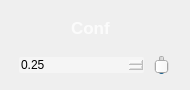
                 <widget class="QFrame" name="Conf_QF">
                  <property name="minimumSize">
                   <size>
                    <width>190</width>
                    <height>90</height>
                   </size>
                  </property>
                  <property name="maximumSize">
                   <size>
                    <width>190</width>
                    <height>90</height>
                   </size>
                  </property>
                  <property name="styleSheet">
                   <string notr="true">QFrame#Conf_QF{
border:2px solid rgba(255, 255, 255, 70);
border-radius:15px;
}</string>
                  </property>
                  <layout class="QVBoxLayout" name="verticalLayout_18">
                   <item>
                    <widget class="QPushButton" name="ToggleBotton_3">
                     <property name="sizePolicy">
                      <sizepolicy hsizetype="Expanding" vsizetype="Fixed">
                       <horstretch>0</horstretch>
                       <verstretch>0</verstretch>
                      </sizepolicy>
                     </property>
                     <property name="minimumSize">
                      <size>
                       <width>0</width>
                       <height>30</height>
                      </size>
                     </property>
                     <property name="maximumSize">
                      <size>
                       <width>16777215</width>
                       <height>30</height>
                      </size>
                     </property>
                     <property name="font">
                      <font>
                       <family>Nirmala UI</family>
                       <pointsize>13</pointsize>
                       <italic>false</italic>
                       <bold>true</bold>
                      </font>
                     </property>
                     <property name="cursor">
                      <cursorShape>ArrowCursor</cursorShape>
                     </property>
                     <property name="mouseTracking">
                      <bool>true</bool>
                     </property>
                     <property name="focusPolicy">
                      <enum>Qt::FocusPolicy::NoFocus</enum>
                     </property>
                     <property name="contextMenuPolicy">
                      <enum>Qt::ContextMenuPolicy::NoContextMenu</enum>
                     </property>
                     <property name="layoutDirection">
                      <enum>Qt::LayoutDirection::LeftToRight</enum>
                     </property>
                     <property name="autoFillBackground">
                      <bool>false</bool>
                     </property>
                     <property name="styleSheet">
                      <string notr="true">QPushButton{
background-image: url(:/all/img/conf.png);
background-repeat: no-repeat;
background-position: left center;
border: none;
border-left: 20px solid transparent;

text-align: left;
padding-left: 40px;
padding-bottom: 4px;
color: rgba(255, 255, 255, 199);
font: 700 13pt &quot;Nirmala UI&quot;;
}</string>
                     </property>
                     <property name="text">
                      <string>Conf</string>
                     </property>
                     <property name="icon">
                      <iconset theme="zoom-out"/>
                     </property>
                     <property name="autoDefault">
                      <bool>false</bool>
                     </property>
                     <property name="default">
                      <bool>false</bool>
                     </property>
                     <property name="flat">
                      <bool>false</bool>
                     </property>
                    </widget>
                   </item>
                   <item>
                    <widget class="QFrame" name="frame">
                     <property name="sizePolicy">
                      <sizepolicy hsizetype="Preferred" vsizetype="Preferred">
                       <horstretch>0</horstretch>
                       <verstretch>0</verstretch>
                      </sizepolicy>
                     </property>
                     <property name="minimumSize">
                      <size>
                       <width>0</width>
                       <height>20</height>
                      </size>
                     </property>
                     <property name="maximumSize">
                      <size>
                       <width>16777215</width>
                       <height>20</height>
                      </size>
                     </property>
                     <layout class="QHBoxLayout" name="horizontalLayout_11">
                      <property name="spacing">
                       <number>10</number>
                      </property>
                      <property name="leftMargin">
                       <number>8</number>
                      </property>
                      <property name="topMargin">
                       <number>0</number>
                      </property>
                      <property name="rightMargin">
                       <number>10</number>
                      </property>
                      <property name="bottomMargin">
                       <number>0</number>
                      </property>
                      <item>
                       <widget class="QDoubleSpinBox" name="conf_spinbox">
                        <property name="cursor">
                         <cursorShape>PointingHandCursor</cursorShape>
                        </property>
                        <property name="styleSheet">
                         <string notr="true">QDoubleSpinBox {
border: 0px solid lightgray;
border-radius: 2px;
background-color: rgba(255,255,255,90);
font: 600 9pt &quot;Segoe UI&quot;;
}
        
QDoubleSpinBox::up-button {
width: 10px;
height: 9px;
margin: 0px 3px 0px 0px;
border-image: url(:/all/img/box_up.png);
}
QDoubleSpinBox::up-button:pressed {
margin-top: 1px;
}
            
QDoubleSpinBox::down-button {
width: 10px;
height: 9px;
margin: 0px 3px 0px 0px;
border-image: url(:/all/img/box_down.png);
}
QDoubleSpinBox::down-button:pressed {
margin-bottom: 1px;
}</string>
                        </property>
                        <property name="minimum">
                         <double>0.010000000000000</double>
                        </property>
                        <property name="maximum">
                         <double>1.000000000000000</double>
                        </property>
                        <property name="singleStep">
                         <double>0.050000000000000</double>
                        </property>
                        <property name="value">
                         <double>0.250000000000000</double>
                        </property>
                       </widget>
                      </item>
                      <item>
                       <widget class="QSlider" name="conf_slider">
                        <property name="cursor">
                         <cursorShape>PointingHandCursor</cursorShape>
                        </property>
                        <property name="styleSheet">
                         <string notr="true">QSlider::groove:horizontal {
border: none;
height: 10px;
background-color: rgba(255,255,255,90);
border-radius: 5px;
}

QSlider::handle:horizontal {
width: 10px;
margin: -1px 0px -1px 0px;
border-radius: 3px;
background-color: white;
}

QSlider::sub-page:horizontal {
background-color: qlineargradient(x1:0, y1:0, x2:1, y2:1, stop:0 #59969b, stop:1 #04e7fa);
border-radius: 5px;
}</string>
                        </property>
                        <property name="minimum">
                         <number>1</number>
                        </property>
                        <property name="maximum">
                         <number>100</number>
                        </property>
                        <property name="value">
                         <number>25</number>
                        </property>
                       </widget>
                      </item>
                     </layout>
                    </widget>
                   </item>
                  </layout>
                 </widget>
